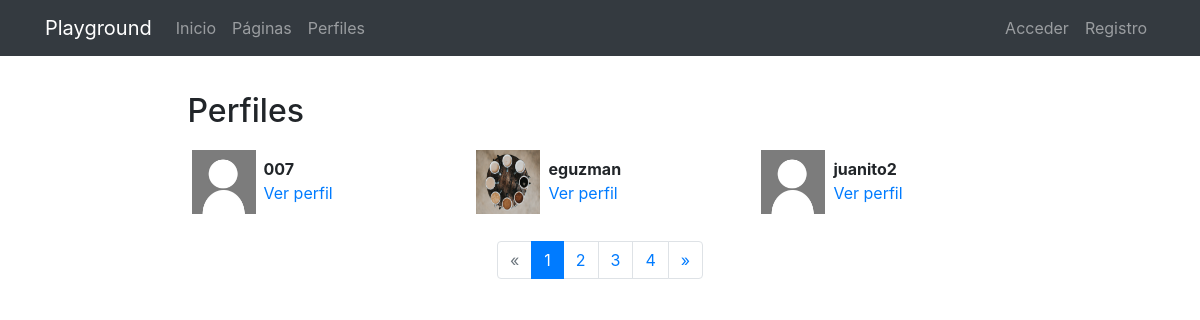
/profiles/, run on the app's committed database.
### registration/models.py (models this page shows)
class Profile(models.Model):
    user = models.OneToOneField(User, on_delete=models.CASCADE)
    avatar = models.ImageField(
        upload_to=custom_upload_to, null=True, blank=True)
    bio = models.TextField(null=True, blank=True)
    link = models.URLField(max_length=200, blank=True, null=True)
    class Meta:
        ordering = ['user__username']

### profiles/views.py (the view)
# urls.py: path('', ProfileListView.as_view(), name='list'),
class ProfileListView(ListView):
    model = Profile
    template_name = 'profiles/profile_list.html'
    paginate_by = 3

### profiles/templates/profiles/profile_list.html (shortened to what this page needs)
{% extends 'core/base.html' %}
{% load static %}
{% block content %}
<main role="main">
  <div class="container">
    <div class="row mt-3">
      <div class="col-md-9 mx-auto mb-5">
        <h2>Perfiles</h2>
        <div class="row">
          {% for profile in profile_list %}
            <div class="col-md-4 mt-2 mb-3 ">
              <div class="row p-1">
                <div class="col-md-12">
                  {% if profile.avatar %}
                    <img src="{{profile.avatar.url}}" class="img-fluid profile-avatar">
                  {% else %}
                    <img src="{% static 'registration/img/no-avatar.jpg' %}" class="img-fluid profile-avatar">
                  {% endif %}
                  <p class="profile-data">
                    <b>{{profile.user|truncatechars:"16"}}</b><br>
                    <a href="{% url 'profiles:detail' profile.user %}">Ver perfil</a>
                  </p>
                </div>
              </div>
            </div>
          {% endfor %}
        </div>
        {% if is_paginated %}
          <nav aria-label="Page navigation">
            <ul class="pagination justify-content-center">
              {% if page_obj.has_previous %}
                <li class="page-item ">
                  <a class="page-link" href="?page={{ page_obj.previous_page_number }}">&laquo;</a>
                </li>
              {% else %}
                <li class="page-item disabled">
                  <a class="page-link" href="#" tabindex="-1">&laquo;</a>
                </li>
              {% endif %}
              {% for i in paginator.page_range %}
                <li class="page-item {% if page_obj.number == i %}active{% endif %}">
                  <a class="page-link" href="?page={{ i }}">{{ i }}</a>
                </li>
              {% endfor %}
              {% if page_obj.has_next %}
                <li class="page-item ">
                  <a class="page-link" href="?page={{ page_obj.next_page_number }}">&raquo;</a>
                </li>
              {% else %}
                <li class="page-item disabled">
                  <a class="page-link" href="#" tabindex="-1">&raquo;</a>
                </li>
              {% endif %}
            </ul>
          </nav>
        {% endif %}
      </div>
    </div>
  </div>
</main>
{% endblock %}

### core/templates/core/base.html (shortened to what this page needs)
<!DOCTYPE html>
<html lang="es">
  <head>
    {% load static %}
    <link href="{% static 'core/vendor/bootstrap/css/bootstrap.min.css' %}" rel="stylesheet">
    <link href="{% static 'core/vendor/font-awesome/css/font-awesome.min.css' %}" rel="stylesheet" type="text/css">
    <link href="{% static 'core/css/main.css' %}" rel="stylesheet">
  </head>
  <body>
    <body>
      <nav class="navbar navbar-expand-lg navbar-dark bg-dark">
        <div class="container">
          <a class="navbar-brand" href="{% url 'home' %}">Playground</a>
          <div class="collapse navbar-collapse" id="ned">
            <ul class="navbar-nav mr-auto">
              <li class="nav-item">
                <a class="nav-link" href="{% url 'home' %}">Inicio</a>
              </li>
              <li class="nav-item">
                <a class="nav-link" href="{% url 'pages:pages' %}">Páginas</a>
              </li>
              <li class="nav-item">
                <a class="nav-link" href="{% url 'profiles:list' %}">Perfiles</a>
              </li>
            </ul>
            <ul class="navbar-nav">
              {% if not request.user.is_authenticated %}
                <li class="nav-item">
                  <a class="nav-link" href="{% url 'login' %}">Acceder
                  </a>
                </li>
                <li class="nav-item">
                  <a class="nav-link" href="{% url 'signup' %}">Registro</a>
                </li>
              {% endif %}
            </ul>
          </div>
        </div>
      </nav>
      {% block content %}{% endblock %}
  </body>
</html>

### core/static/core/css/main.css (style rules this page uses)
main { padding-top: 20px; }
:root { --jumbotron-padding-y: 3rem; }

### profiles/templates/profiles/profile_list.html (style rules this page uses)
.profile-avatar { float:left;width:4rem;height:4rem }
.profile-data { padding-left:4.5rem;padding-top:.4rem; }

### data on the page
Profile: user "007"
Profile: avatar (picture), user "eguzman"
Profile: user "juanito2"

### other printed values
{{ i }} "1" "2" "3" "4"
